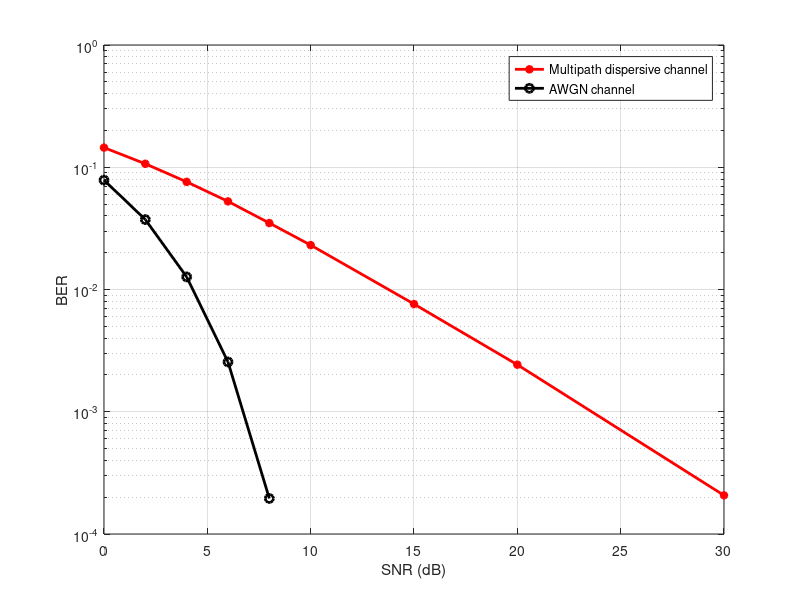

Write MATLAB code to recreate this figure.
clear
% BER performance of OFDM in frequency-selective and AWGN channel
SNR=[0 2 4 6 8 10 15 20 30];% dB
N=256; % FFT size
CP_size=1/4; % CP length as a ratio of the OFDM symbol duration
G=N*CP_size;

for num=1:1000
    symbols=2*(randn(1,N)>0)-1; % Random BPSK symbols in each carrier
    time=ifft(symbols)*sqrt(N); % IFFT (using all the subcarriers)
    time_cp=[time(end-N*CP_size+1:end) time];
    L=7;% Number of channel taps
    cir=(randn(1,L)+1i*randn(1,L))/sqrt(2)/sqrt(L);
%     figure
%     stem(cir)
    cfr=fft(cir,N);
%     figure
%     stem(cfr)
    noise = 1/sqrt(2)*(randn(1,N+G) + 1i*randn(1,N+G));
    rec_fading=filter(cir,1,time_cp);
    rec_awgn=time_cp;
    
    for kk=1:length(SNR)
        rec_fading_noisy = rec_fading + noise*10^(-SNR(kk)/20);
        rec_awgn_noisy = rec_awgn + noise*10^(-SNR(kk)/20);
        rec_fading_freq= fft(rec_fading_noisy(G+1:end))/sqrt(N);
        rec_fading_eqz=sign(real(rec_fading_freq.* conj(cfr)./(abs(cfr).^2)));
        rec_awgn_bits= sign(real(fft(rec_awgn_noisy(G+1:end))/sqrt(N)));
        BER_fading(num,kk)=length(find(rec_fading_eqz~=symbols))/N;
        BER_awgn(num,kk)= length(find(rec_awgn_bits~=symbols))/ N;
    end
end

figure(1);clf
semilogy(SNR,mean(BER_fading),'r-*','LineWidth',2)
hold
semilogy(SNR,mean(BER_awgn),'k-o','LineWidth',2)
xlabel('SNR (dB)'); ylabel('BER'); grid;
legend('Multipath dispersive channel','AWGN channel')